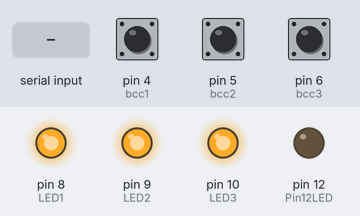
The sketch below on a simulated Arduino Nano, built with avr-gcc and run on an emulated ATmega328P. On the bench: output pins drawn as LEDs (lit = HIGH). Dashed ring = blinking. The test bench sets the inputs (shaded band); at power-on: pin 4 (bcc1) HIGH, pin 5 (bcc2) HIGH, pin 6 (bcc3) HIGH. Pins used as bus, display or sensor lines are not drawn; what the sketch prints to the serial monitor is not drawn.

Above: at 1.8 s.
1.9 s: "ch1:\n" received over the second serial link
At 2.3 s:
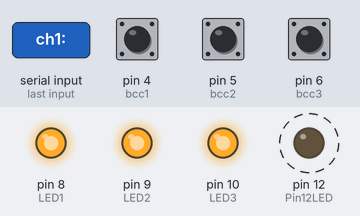
4.9 s: pin 4 (bcc1) pulled LOW for 0.6 s
At 5.5 s:
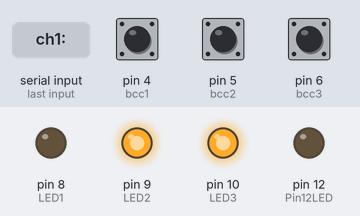
7.1 s: pin 5 (bcc2) pulled LOW for 0.6 s
At 7.9 s:
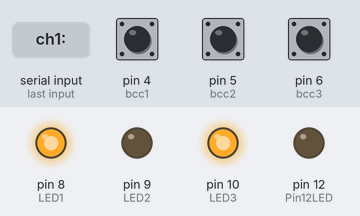
9.6 s: pin 6 (bcc3) pulled LOW for 0.6 s
At 10.1 s:
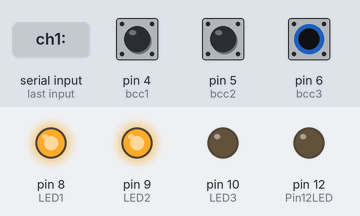
12.1 s: pin 6 (bcc3) pulled LOW for 3.2 s
At 15.9 s:
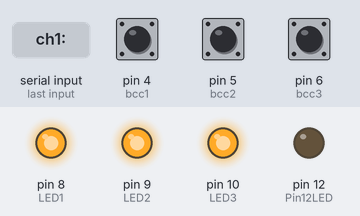
17.1 s: pin 4 (bcc1) pulled LOW for 3.2 s
At 18.3 s:
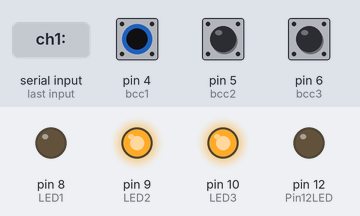
Timing chart, 0 to 22.1 s (numbered marks = the images above; inputs shaded):
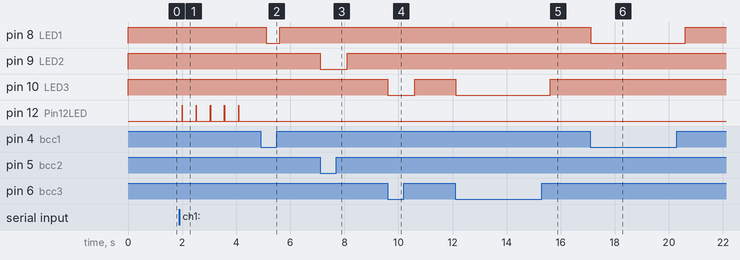

The sketch:

2018pestnewtest_rs485.ino
```cpp
//ir沒遮斷 == HIGH
//for arduino nano
#include <SoftwareSerial.h>
#define SSerialRX 0
#define SSerialTX 1
#define SSerialTxControl 3   //RS485 Direction control
#define RS485Transmit HIGH
#define RS485Receive LOW
#define Pin12LED 12
SoftwareSerial RS485Serial(SSerialRX, SSerialTX); // RX, TX
int byteReceived;
int byteSend;

int bcc1 = 4;
int bcc2 = 5;
int bcc3 = 6;
int LED1 = 8;
int LED2 = 9;
int LED3 = 10;
int ch1, ch2, ch3 = 0;
unsigned int t = 500;
unsigned int pestsum = 0;

void setup() {
Serial.begin(9600);
Serial.println("SerialRemote");  // Can be ignored
pinMode(Pin12LED, OUTPUT);
pinMode(SSerialTxControl, OUTPUT);
digitalWrite(SSerialTxControl, RS485Receive);  // Init Transceiver
// Start the software serial port, to another device
RS485Serial.begin(4800);   // set the data rate

pinMode(bcc1, INPUT_PULLUP);
pinMode(bcc2, INPUT_PULLUP);
pinMode(bcc3, INPUT_PULLUP);
pinMode(LED1, OUTPUT);
pinMode(LED2, OUTPUT);
pinMode(LED3, OUTPUT);

}

void loop() {
  // put your main code here, to run repeatedly:
int mode1, mode2, mode3  ;

if (digitalRead(bcc1) == HIGH)
{
  mode1 = 1;
  digitalWrite(LED1, HIGH);
}
else
{
  mode1 = 0;
  digitalWrite(LED1, LOW);
  ch1++;
}

if (digitalRead(bcc2) == HIGH)
{
  mode2 = 1;
  digitalWrite(LED2, HIGH);
}
else
{
  mode2 = 0;
  digitalWrite(LED2, LOW);
  ch2++;
}

if (digitalRead(bcc3) == HIGH)
{
  mode3 = 1;
  digitalWrite(LED3, HIGH);
}
else
{
  mode3 = 0;
  digitalWrite(LED3, LOW);
  ch3++;
}

pestsum = ch1+ch2+ch3;

//Copy input data to output
if (RS485Serial.available())
{
  pestsum = byteSend;
  //////////////////////////////////
  byteSend = RS485Serial.read();   // Read the byte
  digitalWrite(Pin12LED, HIGH);  // Show activity
  delay(10);
  digitalWrite(Pin12LED, LOW);

  digitalWrite(SSerialTxControl, RS485Transmit);  // Enable RS485 Transmit
  RS485Serial.write(byteSend); // Send the byte back
  delay(10);
  //digitalWrite(SSerialTxControl, RS485Receive);  // Disable RS485 Transmit
  //delay(100); // End If RS485SerialAvailable
}

/*Serial.print("ch1:");
Serial.println(ch1);
Serial.print("ch2:");
Serial.println(ch2);
Serial.print("ch3:");
Serial.println(ch3);
Serial.print("pestsum:");
Serial.println(pestsum);
Serial.println("-------------------------");*/
delay(t);
}
```

Measured:
- after the input at 1.9 s, pin 12 (Pin12LED): alternates HIGH for 0.01 s and LOW for 0.51 s, starting after 0.10 s
- after the input at 4.9 s, pin 8 (LED1): HIGH → LOW after 0.21 s, → HIGH 0.50 s later
- after the input at 7.1 s, pin 9 (LED2): HIGH → LOW at once, → HIGH 1.0 s later
- after the input at 9.6 s, pin 10 (LED3): HIGH → LOW at once, → HIGH 1.0 s later
- after the input at 12.1 s, pin 10 (LED3): HIGH → LOW at once, → HIGH 3.5 s later
- after the input at 17.1 s, pin 8 (LED1): HIGH → LOW at once, → HIGH 3.5 s later
